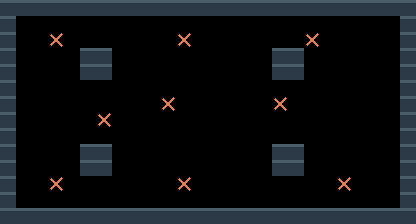

This game map was drawn from its Tiled (.tmx) file and the tilesets committed beside it. A one-line description and the full map source follow:
An orthogonal 26x14 tile map with 16x16 px tiles, 2 tile layers (terreno, marcadores).

<map version="1.10" tiledversion="1.11.0" orientation="orthogonal" renderorder="right-down" width="26" height="14" tilewidth="16" tileheight="16" infinite="0" nextlayerid="3" nextobjectid="1">
 <properties>
  <property name="tipo" value="combate" />
  <property name="nombre" value="pilares" />
 </properties>
 <tileset firstgid="1" source="muelle.tsx" />
 <layer id="1" name="terreno" width="26" height="14">
  <data encoding="csv">
1,1,1,1,1,1,1,1,1,1,1,1,1,1,1,1,1,1,1,1,1,1,1,1,1,1,
1,0,0,0,0,0,0,0,0,0,0,0,0,0,0,0,0,0,0,0,0,0,0,0,0,1,
1,0,0,0,0,0,0,0,0,0,0,0,0,0,0,0,0,0,0,0,0,0,0,0,0,1,
1,0,0,0,0,1,1,0,0,0,0,0,0,0,0,0,0,1,1,0,0,0,0,0,0,1,
1,0,0,0,0,1,1,0,0,0,0,0,0,0,0,0,0,1,1,0,0,0,0,0,0,1,
1,0,0,0,0,0,0,0,0,0,0,0,0,0,0,0,0,0,0,0,0,0,0,0,0,1,
1,0,0,0,0,0,0,0,0,0,0,0,0,0,0,0,0,0,0,0,0,0,0,0,0,1,
1,0,0,0,0,0,0,0,0,0,0,0,0,0,0,0,0,0,0,0,0,0,0,0,0,1,
1,0,0,0,0,0,0,0,0,0,0,0,0,0,0,0,0,0,0,0,0,0,0,0,0,1,
1,0,0,0,0,1,1,0,0,0,0,0,0,0,0,0,0,1,1,0,0,0,0,0,0,1,
1,0,0,0,0,1,1,0,0,0,0,0,0,0,0,0,0,1,1,0,0,0,0,0,0,1,
1,0,0,0,0,0,0,0,0,0,0,0,0,0,0,0,0,0,0,0,0,0,0,0,0,1,
1,0,0,0,0,0,0,0,0,0,0,0,0,0,0,0,0,0,0,0,0,0,0,0,0,1,
1,1,1,1,1,1,1,1,1,1,1,1,1,1,1,1,1,1,1,1,1,1,1,1,1,1
</data>
 </layer>
 <layer id="2" name="marcadores" width="26" height="14">
  <data encoding="csv">
0,0,0,0,0,0,0,0,0,0,0,0,0,0,0,0,0,0,0,0,0,0,0,0,0,0,
0,0,0,0,0,0,0,0,0,0,0,0,0,0,0,0,0,0,0,0,0,0,0,0,0,0,
0,0,0,3,0,0,0,0,0,0,0,3,0,0,0,0,0,0,0,3,0,0,0,0,0,0,
0,0,0,0,0,0,0,0,0,0,0,0,0,0,0,0,0,0,0,0,0,0,0,0,0,0,
0,0,0,0,0,0,0,0,0,0,0,0,0,0,0,0,0,0,0,0,0,0,0,0,0,0,
0,0,0,0,0,0,0,0,0,0,0,0,0,0,0,0,0,0,0,0,0,0,0,0,0,0,
0,0,0,0,0,0,0,0,0,0,3,0,0,0,0,0,0,3,0,0,0,0,0,0,0,0,
0,0,0,0,0,0,3,0,0,0,0,0,0,0,0,0,0,0,0,0,0,0,0,0,0,0,
0,0,0,0,0,0,0,0,0,0,0,0,0,0,0,0,0,0,0,0,0,0,0,0,0,0,
0,0,0,0,0,0,0,0,0,0,0,0,0,0,0,0,0,0,0,0,0,0,0,0,0,0,
0,0,0,0,0,0,0,0,0,0,0,0,0,0,0,0,0,0,0,0,0,0,0,0,0,0,
0,0,0,3,0,0,0,0,0,0,0,3,0,0,0,0,0,0,0,0,0,3,0,0,0,0,
0,0,0,0,0,0,0,0,0,0,0,0,0,0,0,0,0,0,0,0,0,0,0,0,0,0,
0,0,0,0,0,0,0,0,0,0,0,0,0,0,0,0,0,0,0,0,0,0,0,0,0,0
</data>
 </layer>
</map>
